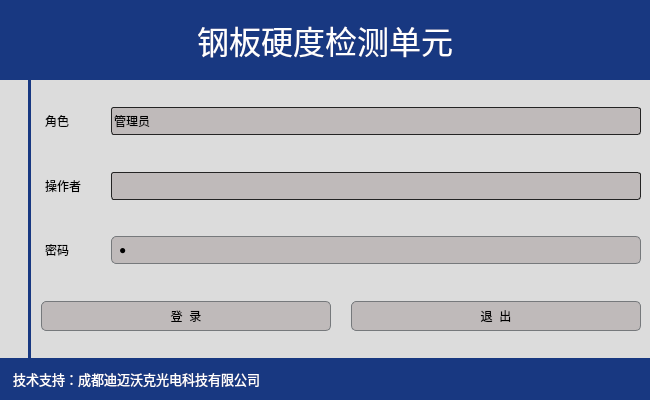
<?xml version="1.0" encoding="UTF-8"?>
<ui version="4.0">
 <class>loginForm</class>
 <widget class="QWidget" name="loginForm">
  <property name="geometry">
   <rect>
    <x>0</x>
    <y>0</y>
    <width>650</width>
    <height>400</height>
   </rect>
  </property>
  <property name="minimumSize">
   <size>
    <width>650</width>
    <height>400</height>
   </size>
  </property>
  <property name="maximumSize">
   <size>
    <width>650</width>
    <height>400</height>
   </size>
  </property>
  <property name="windowTitle">
   <string>Form</string>
  </property>
  <property name="styleSheet">
   <string notr="true">
QWidget
{
    background-color: #DCDCDC;
    padding: 1px;
    border-radius: 0px;
    opacity: 0;
	color: rgb(0, 0, 0);
/*
	font: 12pt ;
*/
}

 
QWidget #widget1,#widget2
{
     color: #F0F0F0;
	 background-color: #183881;
     padding: 1px;
     border-radius: 0px;
     opacity: 0;
}

QLabel#label_4,#label_5
{
     color:#FFFFFF;
	 background-color: #183881;
}


QFrame#line
{
	background-color: #183881;
}

QComboBox{
border:1px solid #242424;
border-radius:3px;
padding:2px;
background:none;
selection-background-color:#484848;
selection-color:#DCDCDC;
}

QLineEdit
{
    background-color: #BFBABA;
    selection-background-color: #D1DBCB;
    selection-color: black;
    padding: 5px;
    border-style: solid;
    border: 1px solid #76797C;
    border-radius: 5px;
    color: #000000;
}

QPushButton
{
    color: #000000;
    background-color: #BFBABA;
    border-width: 1px;
    border-color: #76797C;
    border-style: solid;
    padding: 5px;
	border-radius:5px;
}

QPushButton:disabled
{
    background-color: #C2C46B;
    border-width: 1px;
    border-color: #76797C;
    border-style: solid;
    padding-top: 5px;
    padding-bottom: 5px;
    padding-left: 10px;
    padding-right: 10px;
    border-radius: 2px;
    color: #000000;
}

QPushButton:focus {
    background-color: #D1DBCB;
    color: black;
}

QPushButton:pressed
{
    color: black;
    background-color: #D1DBCB;
    padding-top: -15px;
    padding-bottom: -17px;
}
QPushButton:checked{
    background-color: #76797C;
    border-color: #6A6969;
}


QComboBox{
	border:1px solid #242424;
	border-radius:3px;
	padding:2px;
	background:#BFBABA;
}
QComboBox::down-arrow,QDateEdit[calendarPopup=&quot;true&quot;]::down-arrow,QTimeEdit[calendarPopup=&quot;true&quot;]::down-arrow,QDateTimeEdit[calendarPopup=&quot;true&quot;]::down-arrow{
image:url(:/qss_icons/rc/add_bottom.png);
width:10px;
height:10px;
right:2px;
}

QComboBox::drop-down,QDateEdit::drop-down,QTimeEdit::drop-down,QDateTimeEdit::drop-down{
subcontrol-origin:padding;
subcontrol-position:top right;
width:15px;
border-left-width:0px;
border-left-style:solid;
border-top-right-radius:3px;
border-bottom-right-radius:3px;
border-left-color:#242424;
}

QComboBox::drop-down:on{
top:1px;
}</string>
  </property>
  <layout class="QVBoxLayout" name="verticalLayout_2" stretch="0,1,0">
   <property name="spacing">
    <number>0</number>
   </property>
   <property name="leftMargin">
    <number>0</number>
   </property>
   <property name="topMargin">
    <number>0</number>
   </property>
   <property name="rightMargin">
    <number>0</number>
   </property>
   <property name="bottomMargin">
    <number>0</number>
   </property>
   <item>
    <widget class="QWidget" name="widget1" native="true">
     <property name="minimumSize">
      <size>
       <width>0</width>
       <height>80</height>
      </size>
     </property>
     <property name="maximumSize">
      <size>
       <width>16777215</width>
       <height>80</height>
      </size>
     </property>
     <layout class="QHBoxLayout" name="horizontalLayout_6">
      <property name="spacing">
       <number>0</number>
      </property>
      <property name="leftMargin">
       <number>0</number>
      </property>
      <property name="topMargin">
       <number>0</number>
      </property>
      <property name="rightMargin">
       <number>0</number>
      </property>
      <property name="bottomMargin">
       <number>0</number>
      </property>
      <item>
       <widget class="QLabel" name="label_4">
        <property name="font">
         <font>
          <pointsize>24</pointsize>
         </font>
        </property>
        <property name="text">
         <string>钢板硬度检测单元</string>
        </property>
        <property name="alignment">
         <set>Qt::AlignCenter</set>
        </property>
       </widget>
      </item>
     </layout>
    </widget>
   </item>
   <item>
    <layout class="QHBoxLayout" name="horizontalLayout_5" stretch="0,0,0">
     <property name="spacing">
      <number>10</number>
     </property>
     <property name="leftMargin">
      <number>9</number>
     </property>
     <property name="rightMargin">
      <number>9</number>
     </property>
     <item>
      <widget class="QLabel" name="log">
       <property name="text">
        <string/>
       </property>
       <property name="pixmap">
        <pixmap>:/img/images/3.png</pixmap>
       </property>
       <property name="scaledContents">
        <bool>true</bool>
       </property>
       <property name="alignment">
        <set>Qt::AlignCenter</set>
       </property>
      </widget>
     </item>
     <item>
      <widget class="Line" name="line">
       <property name="orientation">
        <enum>Qt::Vertical</enum>
       </property>
      </widget>
     </item>
     <item>
      <layout class="QVBoxLayout" name="verticalLayout">
       <item>
        <spacer name="verticalSpacer_4">
         <property name="orientation">
          <enum>Qt::Vertical</enum>
         </property>
         <property name="sizeHint" stdset="0">
          <size>
           <width>20</width>
           <height>40</height>
          </size>
         </property>
        </spacer>
       </item>
       <item>
        <layout class="QHBoxLayout" name="horizontalLayout">
         <item>
          <widget class="QLabel" name="label_3">
           <property name="minimumSize">
            <size>
             <width>60</width>
             <height>0</height>
            </size>
           </property>
           <property name="maximumSize">
            <size>
             <width>60</width>
             <height>16777215</height>
            </size>
           </property>
           <property name="text">
            <string>角色</string>
           </property>
          </widget>
         </item>
         <item>
          <widget class="QComboBox" name="role">
           <property name="minimumSize">
            <size>
             <width>0</width>
             <height>28</height>
            </size>
           </property>
           <item>
            <property name="text">
             <string>管理员</string>
            </property>
           </item>
           <item>
            <property name="text">
             <string>操作员</string>
            </property>
           </item>
          </widget>
         </item>
        </layout>
       </item>
       <item>
        <spacer name="verticalSpacer_2">
         <property name="orientation">
          <enum>Qt::Vertical</enum>
         </property>
         <property name="sizeHint" stdset="0">
          <size>
           <width>20</width>
           <height>40</height>
          </size>
         </property>
        </spacer>
       </item>
       <item>
        <layout class="QHBoxLayout" name="horizontalLayout_2">
         <item>
          <widget class="QLabel" name="label">
           <property name="minimumSize">
            <size>
             <width>60</width>
             <height>0</height>
            </size>
           </property>
           <property name="maximumSize">
            <size>
             <width>60</width>
             <height>16777215</height>
            </size>
           </property>
           <property name="text">
            <string>操作者</string>
           </property>
          </widget>
         </item>
         <item>
          <widget class="QComboBox" name="userName">
           <property name="minimumSize">
            <size>
             <width>0</width>
             <height>28</height>
            </size>
           </property>
          </widget>
         </item>
        </layout>
       </item>
       <item>
        <spacer name="verticalSpacer">
         <property name="orientation">
          <enum>Qt::Vertical</enum>
         </property>
         <property name="sizeHint" stdset="0">
          <size>
           <width>20</width>
           <height>40</height>
          </size>
         </property>
        </spacer>
       </item>
       <item>
        <layout class="QHBoxLayout" name="horizontalLayout_3">
         <item>
          <widget class="QLabel" name="label_2">
           <property name="minimumSize">
            <size>
             <width>60</width>
             <height>0</height>
            </size>
           </property>
           <property name="maximumSize">
            <size>
             <width>60</width>
             <height>16777215</height>
            </size>
           </property>
           <property name="text">
            <string>密码</string>
           </property>
          </widget>
         </item>
         <item>
          <widget class="QLineEdit" name="pwd">
           <property name="text">
            <string>1</string>
           </property>
           <property name="echoMode">
            <enum>QLineEdit::Password</enum>
           </property>
          </widget>
         </item>
        </layout>
       </item>
       <item>
        <spacer name="verticalSpacer_3">
         <property name="orientation">
          <enum>Qt::Vertical</enum>
         </property>
         <property name="sizeHint" stdset="0">
          <size>
           <width>20</width>
           <height>40</height>
          </size>
         </property>
        </spacer>
       </item>
       <item>
        <layout class="QHBoxLayout" name="horizontalLayout_4">
         <property name="spacing">
          <number>20</number>
         </property>
         <item>
          <widget class="QPushButton" name="loginBtn">
           <property name="minimumSize">
            <size>
             <width>90</width>
             <height>30</height>
            </size>
           </property>
           <property name="text">
            <string>登  录</string>
           </property>
          </widget>
         </item>
         <item>
          <widget class="QPushButton" name="exitBtn">
           <property name="minimumSize">
            <size>
             <width>90</width>
             <height>30</height>
            </size>
           </property>
           <property name="text">
            <string>退  出</string>
           </property>
          </widget>
         </item>
        </layout>
       </item>
       <item>
        <spacer name="verticalSpacer_5">
         <property name="orientation">
          <enum>Qt::Vertical</enum>
         </property>
         <property name="sizeHint" stdset="0">
          <size>
           <width>20</width>
           <height>40</height>
          </size>
         </property>
        </spacer>
       </item>
      </layout>
     </item>
    </layout>
   </item>
   <item>
    <widget class="QWidget" name="widget2" native="true">
     <property name="minimumSize">
      <size>
       <width>0</width>
       <height>42</height>
      </size>
     </property>
     <property name="maximumSize">
      <size>
       <width>16777215</width>
       <height>42</height>
      </size>
     </property>
     <layout class="QHBoxLayout" name="horizontalLayout_7">
      <property name="spacing">
       <number>0</number>
      </property>
      <property name="topMargin">
       <number>0</number>
      </property>
      <property name="bottomMargin">
       <number>0</number>
      </property>
      <item>
       <widget class="QLabel" name="label_5">
        <property name="font">
         <font>
          <pointsize>10</pointsize>
         </font>
        </property>
        <property name="text">
         <string>技术支持：成都迪迈沃克光电科技有限公司</string>
        </property>
       </widget>
      </item>
     </layout>
    </widget>
   </item>
  </layout>
 </widget>
 <resources/>
 <connections/>
</ui>
